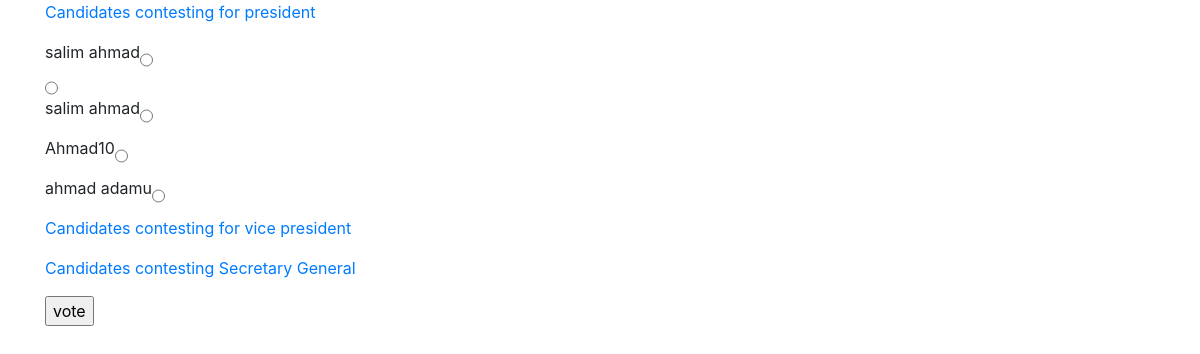
Page /election/ (signed in) on the committed database.
### voter/models.py (models this page shows, shortened)
class Candidate(models.Model):
    GENDER = (
        ('MALE','male'),
        ('FEMALE',' female'),
        )
    user = models.OneToOneField(User,null=True,blank=True, on_delete=models.CASCADE)
    gender = models.CharField(max_length=50,null=True,blank=True,choices=GENDER)
    department = models.ForeignKey(Department, on_delete=models.CASCADE,null=True,blank=True)
    faculty = models.ForeignKey(Faculty, on_delete=models.CASCADE,null=True,blank=True)
    position = models.ForeignKey('Position',on_delete=models.CASCADE,null=True,blank=True)
    cgpa = models.FloatField(null=True,blank=True)
    school_id = models.ImageField(null=True,blank=True)
    phone_number = models.PositiveIntegerField(null=True,blank=True)
    current_result_slip = models.ImageField(null=True,blank=True)
    approved = models.BooleanField(default=False)
    votes = models.PositiveIntegerField(null=True,blank=True,default=0)

### accounts/models.py (models this page shows, shortened)
class CustomUser(AbstractBaseUser):
    reg = models.CharField(max_length=15,unique=True)
    full_name = models.CharField(max_length=255,null=True,blank=True)
    active = models.BooleanField(default=True)
    admin = models.BooleanField(default=False)
    staff = models.BooleanField(default=False)
    objects = CustomUserManager()
    USERNAME_FIELD = 'reg'
    REQUIRED_FIELDS = []
    @property
    def is_active(self):
        return self.active

### pages/views.py (the view)
# urls.py: path('election/',election_page,name='election_page'),
def election_page(request):
    election_positions = Position.objects.all()
    presidents = Candidate.objects.filter(position__name='President')
    vice_presidents = Candidate.objects.filter(position__name='Vice President')
    secretarys = Candidate.objects.filter(position__name='Secretary General')
    user = request.user
    voter = Voter.objects.get(user=user)
    president = request.POST.get('president')
    vice_president = request.POST.get('vice_president')
    secretary = request.POST.get('secretary')
    if president and vice_president is not None:
        elect(president,voter)
        elect(vice_president,voter)
        elect(secretary,voter)
        return HttpResponseRedirect('/voter/profile/'+'?status='+'success')
    context = {
        "presidents":presidents,
        "positions":election_positions,
        "vice_presidents":vice_presidents,
        "secretarys":secretarys,
        "voter":voter,
        }
    return render(request,'election.html',context)

### voter/models.py (called while the page is built)
    def __str__(self):
        return self.name

### templates/election.html (shortened to what this page needs)
{% extends 'base.html' %}
{% block content %}
{% if not voter.voted  %}
    <form method="POST">
        <p class="text-primary">Candidates contesting for president </p>
        {% for president in presidents %}
        <div style="display: flex;">
        <p>{{ president.user.full_name }}</p>
        <input type="radio" name="president" class="{{ president.position }}" value="{{ president.user.reg }}">
        </div>
        {% endfor %}
        <p class="text-primary">Candidates contesting for vice president </p>
        <p class="text-primary">Candidates contesting Secretary General </p>
        <input type="submit" value="vote">
    </form>
{% else %}
<div class="alert alert-danger">Sorry you have already casted your vote!</div>
{% endif %}
{% endblock content %}

### rows in the picture
Candidate: user.full_name "salim ahmad"
Candidate: user.full_name "salim ahmad"
Candidate: user.full_name "Ahmad10"
Candidate: user.full_name "ahmad adamu"
